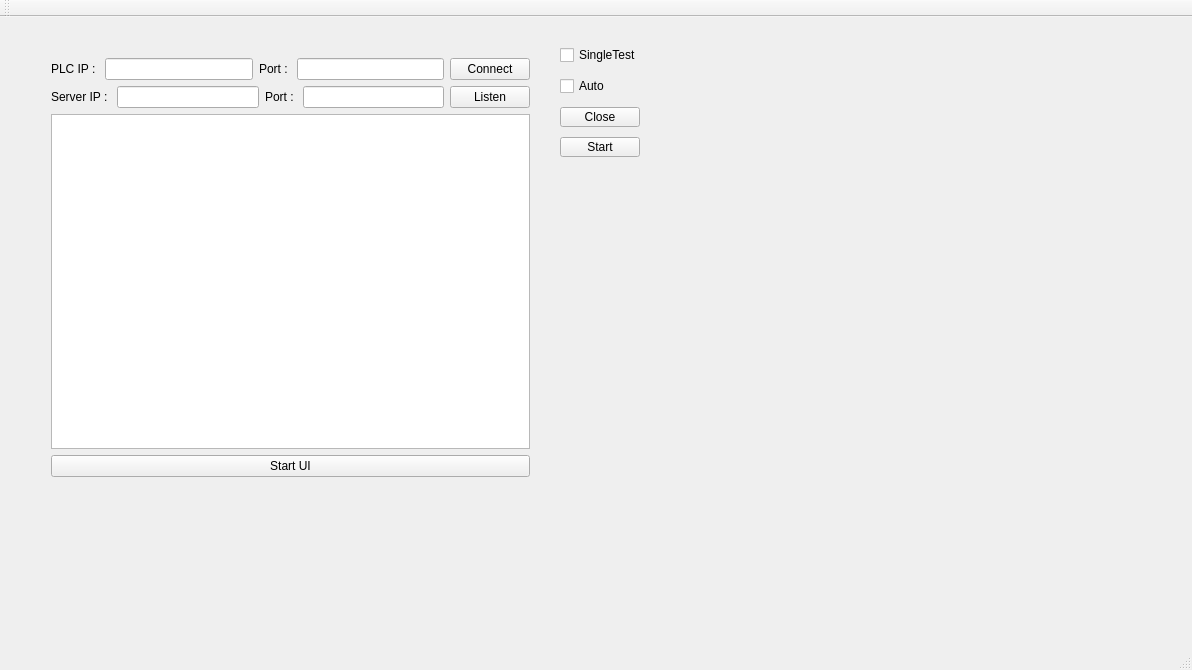
<?xml version="1.0" encoding="UTF-8"?>
<ui version="4.0">
 <class>MainWindow</class>
 <widget class="QMainWindow" name="MainWindow">
  <property name="geometry">
   <rect>
    <x>0</x>
    <y>0</y>
    <width>1192</width>
    <height>670</height>
   </rect>
  </property>
  <property name="windowTitle">
   <string>RobotStore</string>
  </property>
  <widget class="QWidget" name="centralWidget">
   <widget class="QWidget" name="layoutWidget">
    <property name="geometry">
     <rect>
      <x>40</x>
      <y>30</y>
      <width>501</width>
      <height>441</height>
     </rect>
    </property>
    <layout class="QGridLayout" name="gridLayout">
     <item row="0" column="0">
      <layout class="QHBoxLayout" name="horizontalLayout">
       <item>
        <widget class="QLabel" name="label">
         <property name="text">
          <string>PLC IP : </string>
         </property>
        </widget>
       </item>
       <item>
        <widget class="QLineEdit" name="plcIP"/>
       </item>
       <item>
        <widget class="QLabel" name="label_2">
         <property name="text">
          <string>Port : </string>
         </property>
        </widget>
       </item>
       <item>
        <widget class="QLineEdit" name="plcPort"/>
       </item>
       <item>
        <widget class="QPushButton" name="connectBtn">
         <property name="text">
          <string>Connect</string>
         </property>
        </widget>
       </item>
      </layout>
     </item>
     <item row="1" column="0">
      <layout class="QHBoxLayout" name="horizontalLayout_2">
       <item>
        <widget class="QLabel" name="label_4">
         <property name="text">
          <string>Server IP : </string>
         </property>
        </widget>
       </item>
       <item>
        <widget class="QLineEdit" name="serverIP"/>
       </item>
       <item>
        <widget class="QLabel" name="label_3">
         <property name="text">
          <string>Port : </string>
         </property>
        </widget>
       </item>
       <item>
        <widget class="QLineEdit" name="serverPort"/>
       </item>
       <item>
        <widget class="QPushButton" name="listenBtn">
         <property name="text">
          <string>Listen</string>
         </property>
        </widget>
       </item>
      </layout>
     </item>
     <item row="2" column="0">
      <widget class="QTextBrowser" name="tcpMessage"/>
     </item>
     <item row="3" column="0">
      <widget class="QPushButton" name="uiStartBtn">
       <property name="text">
        <string>Start UI</string>
       </property>
      </widget>
     </item>
    </layout>
   </widget>
   <widget class="QCheckBox" name="cbSingleTest">
    <property name="geometry">
     <rect>
      <x>560</x>
      <y>30</y>
      <width>83</width>
      <height>16</height>
     </rect>
    </property>
    <property name="text">
     <string>SingleTest</string>
    </property>
   </widget>
   <widget class="QCheckBox" name="cbAuto">
    <property name="geometry">
     <rect>
      <x>560</x>
      <y>60</y>
      <width>83</width>
      <height>18</height>
     </rect>
    </property>
    <property name="text">
     <string>Auto</string>
    </property>
   </widget>
   <widget class="QPushButton" name="btnClose">
    <property name="geometry">
     <rect>
      <x>560</x>
      <y>90</y>
      <width>80</width>
      <height>20</height>
     </rect>
    </property>
    <property name="text">
     <string>Close</string>
    </property>
   </widget>
   <widget class="QPushButton" name="btnStart">
    <property name="geometry">
     <rect>
      <x>560</x>
      <y>120</y>
      <width>80</width>
      <height>20</height>
     </rect>
    </property>
    <property name="text">
     <string>Start</string>
    </property>
   </widget>
  </widget>
  <widget class="QMenuBar" name="menuBar">
   <property name="geometry">
    <rect>
     <x>0</x>
     <y>0</y>
     <width>1192</width>
     <height>20</height>
    </rect>
   </property>
  </widget>
  <widget class="QToolBar" name="mainToolBar">
   <attribute name="toolBarArea">
    <enum>TopToolBarArea</enum>
   </attribute>
   <attribute name="toolBarBreak">
    <bool>false</bool>
   </attribute>
  </widget>
  <widget class="QStatusBar" name="statusBar"/>
 </widget>
 <layoutdefault spacing="6" margin="11"/>
 <resources/>
 <connections/>
</ui>
